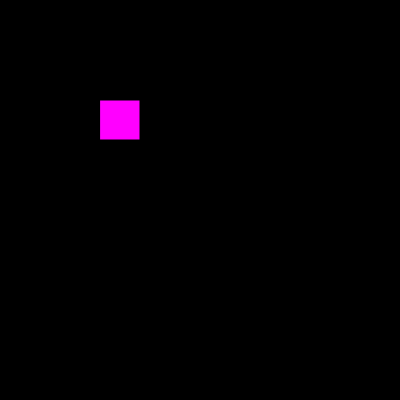
Frame 1 (no input)
Frame 60 (no input): identical to frame 1, image omitted
Frame 120 (the mouse pressed at the canvas centre since frame 60): identical to frame 1, image omitted

The p5.js sketch that drew this single still picture (run headless with seeded random() and noise() and a simulated clock; from frame 60 on, the mouse is pressed at the canvas centre):

// p5.js sketch
// ── sketch.js
function setup() {
createCanvas(400,400);  
}

function draw() {
	background(0);
	noFill();
	fill(255,0,255);
	rect(100,100,40,40);
  
}
